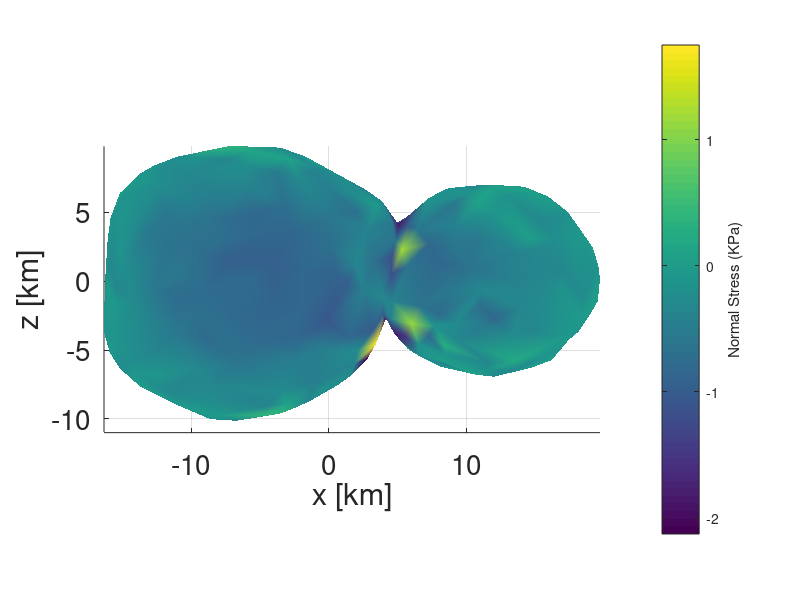
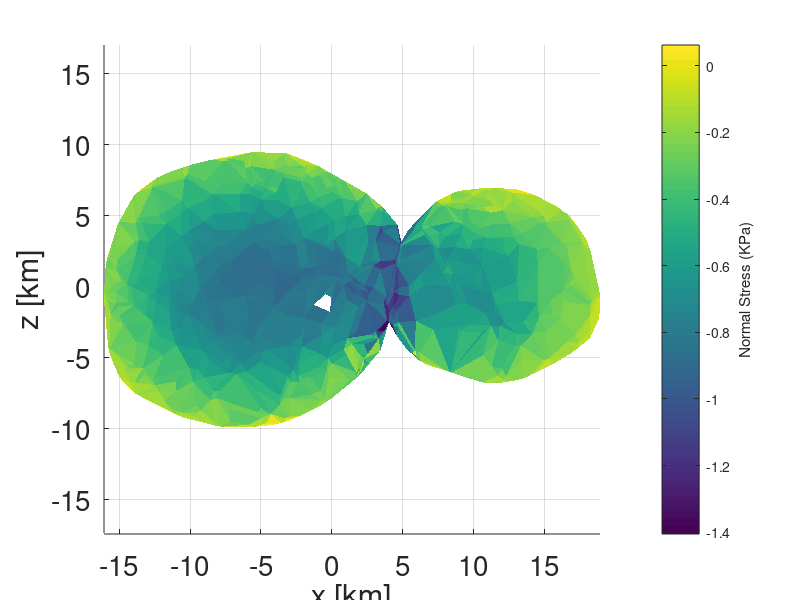
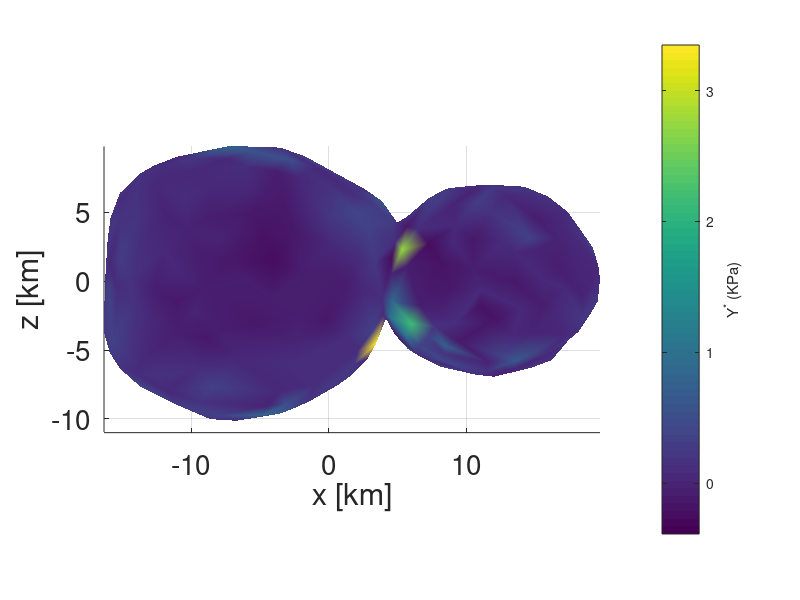
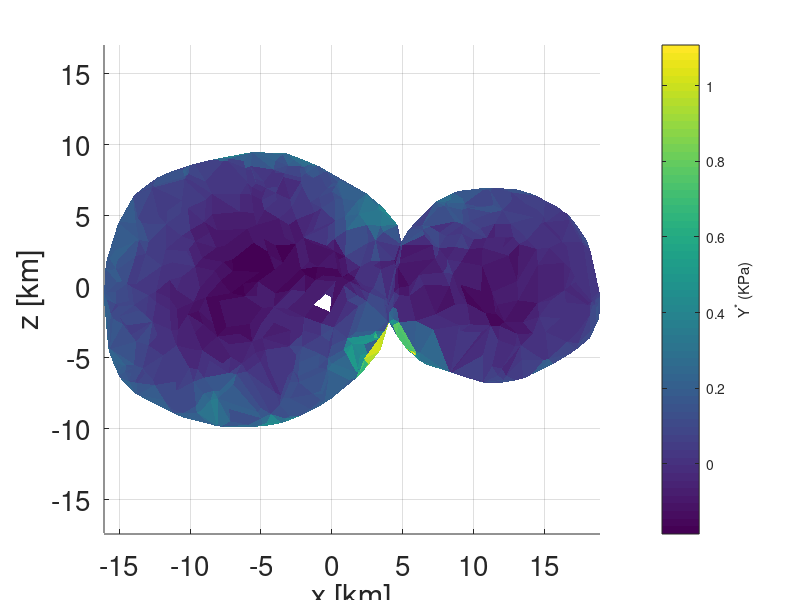

These figures' MATLAB source, in order:
function Visualize_static_FEM

clear all;
close all;
clc;

%% Section - ReadInput
MV1 = load('Shapemodel/node.txt')*1.e+3; % Input the shape model [node]
MF1 = load('Shapemodel/elem.txt')+1; % Inout the shape model [element]
lenN = length(MV1);

N = [3,6];  % the number of columns for each section
H = [5,1];   % the number of header lines (note added in the trailer here
fid=fopen('Output.txt'); % Put your output file here
for i=1:length(N)
    fmt=repmat('%f',1,N(i));  % build the format string for the number columns
    a(i)=textscan(fid,fmt,'headerlines',H(i),'Delimiter',',','collectoutput',1); % read section
end
fclose('all');

MV = a{1}; % Redefined node 
Stress = a{2}; % Calculated stress fields

%% Section - Yield stress calculation
angle = 35*pi/180;
DPS = zeros(lenN,1);
i1 = zeros(lenN,1);
j2 = zeros(lenN,1);
for i = 1:lenN
    s11 = Stress(i,1);
    s22 = Stress(i,2);
    s33 = Stress(i,3);
    s12 = Stress(i,4);
    s31 = Stress(i,5);
    s23 = Stress(i,6);

    i1(i) = (s11 + s22 + s33)/3;
    j2(i) = (1/6)*((s11-s22)^2 + (s22-s33)^2 + (s33-s11)^2) + (s12^2 + s31^2 + s23^2);
    alpha = 2*sin(angle)/(sqrt(3)*(3-sin(angle)));
    DPS(i) = sqrt(3)*(3-sin(angle))*(alpha*3*i1(i) + sqrt(j2(i)))/(6*cos(angle));
end

%% Section 3 - Visualization
[F,J,T] = boundary_faces(MF1); % The function 'boundary_faces' [ref. https://github.com/alecjacobson/gptoolbox/]
V = MV./1.e+3;
T = MF1;
[U,G,J,~] = slice_tets(V,T,[0 1 0 1]); % The function 'slice_tets' [ref. https://github.com/alecjacobson/gptoolbox/]
str_slice = sort_data(MF1,J,U,i1);
ystar_slice = sort_data(MF1,J,U,DPS);

figure()
h = colorbar;
patch('Vertices',V,'Faces',F,'FaceVertexCData',i1/1.e+3,'FaceColor','interp','EdgeColor','none');
axis tight
axis equal
axis on
grid on
lighting none
zlim([floor(min(V(:,3))) max(V(:,3))])
xlim([min(V(:,1)) max(V(:,1))])
ylabel(h, 'Normal Stress (KPa)');
xlabel('x [km]')
ylabel('y [km]')
zlabel('z [km]')
set(gca,'fontsize', 20);
view(0,0)

figure()
h = colorbar;
patch('Vertices',U,'Faces',G,'FaceVertexCData',str_slice/1.e+3,'FaceColor','flat','EdgeColor','none');
axis tight
axis equal
grid on
lighting none
ylabel(h, 'Normal Stress (KPa)');
xlabel('x [km]')
ylabel('y [km]')
zlabel('z [km]')
set(gca,'fontsize', 20);
view(0,0)

figure()
h = colorbar;
patch('Vertices',V,'Faces',F,'FaceVertexCData',DPS/1.e+3,'FaceColor','interp','EdgeColor','none');
axis tight
axis equal
axis on
grid on
lighting none
zlim([floor(min(V(:,3))) max(V(:,3))])
xlim([min(V(:,1)) max(V(:,1))])
ylabel(h, 'Y^* (KPa)');
xlabel('x [km]')
ylabel('y [km]')
zlabel('z [km]')
set(gca,'fontsize', 20);
view(0,0)

figure()
h = colorbar;
patch('Vertices',U,'Faces',G,'FaceVertexCData', ystar_slice/1.e+3,'FaceColor','flat','EdgeColor','none');
axis tight
axis equal
grid on
lighting none
ylabel(h, 'Y^* (KPa)');
xlabel('x [km]')
ylabel('y [km]')
zlabel('z [km]')
set(gca,'fontsize', 20);
view(0,0)
end

%% Section - List of local functions
function data = sort_data(MF,J,U,NDPY)

data = zeros(length(J),1);
for i = 1:length(J)
    order = MF(J(i),:);
    s1 = NDPY(order(1));
    s2 = NDPY(order(2));
    s3 = NDPY(order(3));
    s4 = NDPY(order(4));
    avgV = (s1+s2+s3+s4)/4.;
    data(i) = avgV;
end
end

function [F,J,K] = boundary_faces(T)
  % BOUNDARY_FACES Determine boundary faces of tetrahedra stored in T
  %
  % F = boundary_faces(T)
  %
  % Input:
  %   T  #F by simplex-size list of elements, if simplex-size is 4 (tetrahedra)
  %     then output are boundary faces (triangles), if simplex-size is 3
  %     (trianlges) then this is currently just wrapping `outline`
  % Output:
  %   F  list of boundary faces, n by 3, where n is the number of boundary faces
  %   J  list of indices into T, n by 1
  %   K  list of indices revealing across from which vertex is this face
  %

  if isempty(T)
    F = zeros(0,size(T,2)-1);
    J = [];
    K = [];
    return;
  end

  ss = size(T,2);
  switch ss
  case 2
    % Elements are edges, boundary "facets" are vertices
    F = find(sparse(T,1,1,max(T(:)),1)==1);
    assert(nargout<=1);
  case 3
    % Elements are triangles, boundary "facets" are edges
    F = outline(T);
    [~,I] = ismember(F,[T(:,[2 3]);T(:,[3 1]);T(:,[1 2])],'rows');
    J = mod(I-1,size(T,1))+1;
    K = floor((I-1)/size(T,1))+1;
  case 4
    % get all faces
    allF = [ ...
      T(:,[4 2 3]); ...
      T(:,[3 1 4]); ...
      T(:,[2 4 1]); ...
      T(:,[1 3 2])];
    % sort rows so that faces are reorder in ascending order of indices
    sortedF = sort(allF,2);

    % This is a wild hack but shaves nearly a 2x speed up. Convert the rows to
    % integers before calling unique
    if all(sortedF(:))>=0
      sortedF = uint64(sortedF);
      max_f = max(sortedF(:))+1;
      max_value = intmax('uint64');
      if max_f*max_f*max_f < max_value;
        sortedF = [sortedF(:,1)+sortedF(:,2)*max_f+sortedF(:,3)*max_f^2];
      elseif max_f*max_f < max_value
        sortedF = [sortedF(:,1)+sortedF(:,2)*max_f sortedF(:,3)];
      end
    end

    % determine uniqueness of faces
    [u,m,n] = unique(sortedF,'rows');
    % determine counts for each unique face
    counts = accumarray(n(:), 1);
    % extract faces that only occurred once
    I = m(counts == 1);
    L = I-1;
    J = mod(L,size(T,1))+1;
    K = floor(L/size(T,1))+1;
    F = allF(I,:);
  end
end

function [U,G,J,BC] = slice_tets(V,T,plane,varargin)
  % SLICE_TETS Slice through a tet mesh (V,T) along a given plane (via its
  % implicit equation).
  %
  % [U,G] = slice_tets(V,T,plane)
  % [U,G,J,BC] = slice_tets(V,T,plane,'ParameterName',parameter_value, ...)
  %
  % Inputs:
  %   V  #V by 3 list of tet mesh vertices
  %   T  #T by 4 list of tet indices into V
  %   plane  list of 4 coefficients in the plane equation: [x y z 1]'*plane = 0
  %     or
  %   S  #V by 1 list of values per vertex
  % Outputs:
  %   U  #U by 3 list of triangle mesh vertices along slice
  %   G  #G by 3 list of triangles indices into U
  %   J  #G list of indices into T revealing which tet this face came from
  %   BC  #U by #V list of barycentric coordinates (or more generally: linear
  %     interpolation coordinates) so that U = BC*V
  %
%   Example:
%     % Tet mesh in (V,T)
%     F = boundary_faces(T);
%     % Solve poisson equation for interesting function inside
%     L = cotmatrix(V,T);
%     M = massmatrix(V,T);
%     b = unique(F);
%     int = setdiff(1:size(V,1),b);
%     H = zeros(size(V,1),1);
%     H(int) = (-L(int,int))\(M(int,int)*ones(numel(int),1));
%     clf;
%     t = tsurf(F,V,'FaceColor',[0.8 0.8 0.8],'FaceAlpha',0.2,'EdgeAlpha',0.2);
%     hold on;
%       s = tsurf([1 1 1],V,'EdgeColor','none',fphong);
%       BB = bounding_box(V(:,1:2));
%       BB = BB([1 2 4 3 1],:);
%       p = plot3(BB(:,1),BB(:,2),min(V(:,3))*[1;1;1;1;1],'-','LineWidth',3);
%     hold off;
%     caxis([min(H) max(H)]);
%     axis equal;
%     for z = linspace(min(V(:,3)),max(V(:,3)))
%       [U,G,J,BC] = slice_tets(V,T,[0 0 1 -z]);
%       set(s,'Vertices',U,'Faces',G,'CData',BC*H);
%       p.ZData = z*[1;1;1;1;1];
%       drawnow;
%     end
  %
  % Example:
  %   % slice a triangle mesh to produce an oriented curve
  %   plane = [0 0 1 -40];
  %   [U,E,J] = slice_tets(V,F(:,[1 2 3 3]),plane);
  %   [U,~,I] = remove_duplicate_vertices(U,eps);
  %   E(E(:,2) == E(:,1),2) = E(E(:,2) == E(:,1),3);
  %   E = E(:,1:2);
  %   N = normals(V,F(J,:));
  %   N = N-sum(N.*plane(1:3),2).*plane(1:3);
  %   M = U(E(:,2),:)-U(E(:,1),:);
  %   Q = [1 plane(1:3)].*[cos(pi/4) sin(pi/4)*[1 1 1]];
  %   W = quatmultiply(quatmultiply(Q,[zeros(size(M,1),1) M]),Q.*[1 -1 -1 -1]);
  %   W = W(:,2:4);
  %   R = sign(sum(W.*N,2))>0;
  %   E(R,:) = fliplr(E(R,:));
  %

  flipped_order = flipped_tet_orders();

  function [U,G] = one_below(V,T,IT)
    [sIT,sJ] = sort(IT,2);
    sT = T(sub2ind(size(T),repmat(1:size(T,1),size(T,2),1)',sJ));
    U = [repmat(sT(:,1),3,1) reshape(sT(:,2:4),size(sT,1)*3,1)];
    G = bsxfun(@plus,1:size(sT,1),[0;1;2]*size(sT,1))';
    flip = ismember(sJ,flipped_order,'rows');
    G(flip,:) = fliplr(G(flip,:));
  end

  function [U,G] = two_below(V,T,IT)
    [sIT,sJ] = sort(IT,2);
    sT = T(sub2ind(size(T),repmat(1:size(T,1),size(T,2),1)',sJ));
    U =  ...
        [repmat(sT(:,1),2,1) reshape(sT(:,3:4),size(sT,1)*2,1); ...
         repmat(sT(:,2),2,1) reshape(sT(:,3:4),size(sT,1)*2,1)];
    G = [ ...
      bsxfun(@plus,1:size(sT,1),[0;1;3]*size(sT,1))'; ...
      bsxfun(@plus,1:size(sT,1),[0;3;2]*size(sT,1))'];
    flip = ismember([sJ;sJ],flipped_order,'rows');
    G(flip,:) = fliplr(G(flip,:));
  end

  % default values
  manifold = true;
  construct_BC = nargout >= 4;

  % Map of parameter names to variable names
  % 'Manifold' is kept for legacy reason, but is no longer needed (always
  % "manifold")
  params_to_variables = containers.Map( ...
    {'Manifold'}, ...
    {'manifold'});
  v = 1;
  while v <= numel(varargin)
    param_name = varargin{v};
    if isKey(params_to_variables,param_name)
      assert(v+1<=numel(varargin));
      v = v+1;
      % Trick: use feval on anonymous function to use assignin to this
      % workspace
      feval(@()assignin('caller',params_to_variables(param_name),varargin{v}));
    else
      error('Unsupported parameter: %s',varargin{v});
    end
    v=v+1;
  end

  % Homogeneous coordinates
  if numel(plane) == 4
    IV = sum(bsxfun(@times,[V ones(size(V,1),1)],plane),2);
  else
    IV = plane;
  end
  IT = IV(T);
  IT = reshape(IT,size(T));

  I13 = sum(IT<0,2) == 1;
  [U13,G13] = one_below(V,T(I13,:),IT(I13,:));
  I31 = sum(IT>0,2) == 1;
  [U31,G31] = one_below(V,T(I31,:),-IT(I31,:));
  I22 = sum(IT<0,2) == 2;
  [U22,G22] = two_below(V,T(I22,:),IT(I22,:));

  U = [U13;U31;U22];

  % sort edges in U
  sU = sort(U,2);
  % find unique edges in U
  [E,uI,uJ] = unique(sU,'rows');
  % Values at each corner of each unique edge
  IE = IV(E);
  % Sort endpoints of each edge by value
  [sIE,sJ] = sort(IE,2);
  sE = E(sub2ind(size(E),repmat(1:size(E,1),size(E,2),1)',sJ));
  % Lambda from smallest to largest endpoint
  lambda = sIE(:,2)./(sIE(:,2)-sIE(:,1));
  % Vertex position on each unique edge
  U = V(sE(:,1),:).*lambda+ V(sE(:,2),:).*(1-lambda);
  G = [G13;size(U13,1)+[fliplr(G31);size(U31,1)+[G22;]]];
  G = uJ(G);

  if construct_BC
    BC = sparse( ...
      repmat(1:size(sE,1),2,1)', ...
      sE, ...
      [lambda 1-lambda], ...
      size(sE,1),size(V,1));
  end
  J = [find(I13);find(I31);repmat(find(I22),2,1)];

end


function flipped_order = flipped_tet_orders()
  % FLIPPED_TET_ORDERS
  %
  % flipped_order = flipped_tet_orders()
  %
  % Outputs:
  %   flipped_order  20 by 4 list of tet index orders that are flipped inside
  %     out (negative volume)
  %
  flipped_order = [ ...
      4 3 1 2
      4 2 3 1
      4 1 2 3
      3 4 2 1
      3 2 1 4
      3 1 4 2
      2 4 1 3
      2 3 4 1
      2 1 3 4
      1 4 3 2
      1 3 2 4
      1 2 4 3];
end
